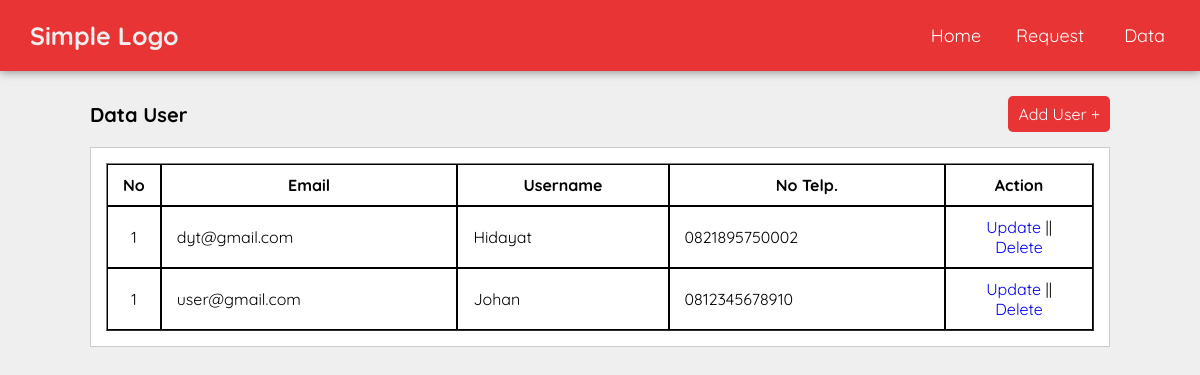
The app's page /moderator/manage-user.php (signed in) with its own data.
### tables this page shows
CREATE TABLE `tb_user` (
  `id_user` int(11) NOT NULL,
  `email` varchar(100) DEFAULT NULL,
  `username` varchar(100) DEFAULT NULL,
  `password` varchar(100) DEFAULT NULL,
  `address` text DEFAULT NULL,
  `noTelp` varchar(50) DEFAULT NULL,
  `createdAt` datetime NOT NULL DEFAULT current_timestamp()
);

### moderator/manage-user.php (the view, shortened to what this page needs)
<?php
    include "../database/config.php";
?>
<!DOCTYPE html>
<html lang="en">
<head>
</head>
<body>
    <?php include "../partials/navbar-admin.php" ?>
    <main>
        <div class="section">
            <div class="container">
                <div class="head-content">
                    <div class="head-title">Data User</div>
                    <a id="ModalBtn" class="head-link">Add User +</a>
                </div>
                <div class="box">
                    <table border="1" cellspacing="0" class="table-data">
                        <thead>
                            <th width="5%">No</th>
                            <th>Email</th>
                            <th>Username</th>
                            <th>No Telp.</th>
                            <th width="15%">Action</th>
                        </thead>
                        <tbody>
                            <?php
                                $no = 1;
                                $mysql = mysqli_query($conn, "SELECT * FROM tb_user ORDER BY id_user DESC");
                                if(mysqli_num_rows($mysql)){
                                    while($a = mysqli_fetch_array($mysql)){
                            ?>
                            <tr>
                                <td align="center"><?= $no ?></td>
                                <td><?= $a['email'] ?></td>
                                <td><?= $a['username'] ?></td>
                                <td><?= $a['noTelp'] ?></td>
                                <td align="center">
                                    <a href="update-user.php?id=<?= $a['id_user'] ?>">Update</a> ||
                                    <a onclick="return confirm('Are you sure want delete this user? [<?= $a['email'] ?>]')" href="?delete=<?= $a['id_user'] ?>">Delete</a>
                                </td>
                            </tr>
                            <?php }} else {?>
                            <tr>
                                <td align="center" colspan="7">404 Not Data Found</td>
                            </tr>
                            <?php } ?>
                        </tbody>
                    </table>
                </div>
            </div>
        </div>
    </main>
</body>
</html>

### styles/style.css (style rules this page uses)
* { padding: 0px; margin: 0px; box-sizing: border-box; text-decoration: none; outline: none; font-family: "Quicksand", Arial; scroll-behavior: smooth; }
body { background-color: #efefef; }
.container { width: 85%; margin: 0 auto; }
.section { padding: 20px 0px; }
.box { background-color: #fff; border: 1px solid #ccc; padding: 15px; box-sizing: border-box; margin: 10px 0; }
.box::after { content: ""; display: block; clear: both; }
.table-data { width: 100%; }
.table-data td, .table-data th { padding: 10px 15px; border: 1px solid; }
.head-content { display: flex; justify-content: space-between; align-items: center; padding: 5px 0px; }
.head-title { font-size: 20px; font-weight: bold; }
.head-link { color: #ffffff; background-color: #e83434; cursor: pointer; border: none; padding: 8px 10px; border-radius: 5px; }

### records on screen
tb_user: email "dyt@gmail.com", username "Hidayat", noTelp "0821895750002"
tb_user: email "user@gmail.com", username "Johan", noTelp "0812345678910"
